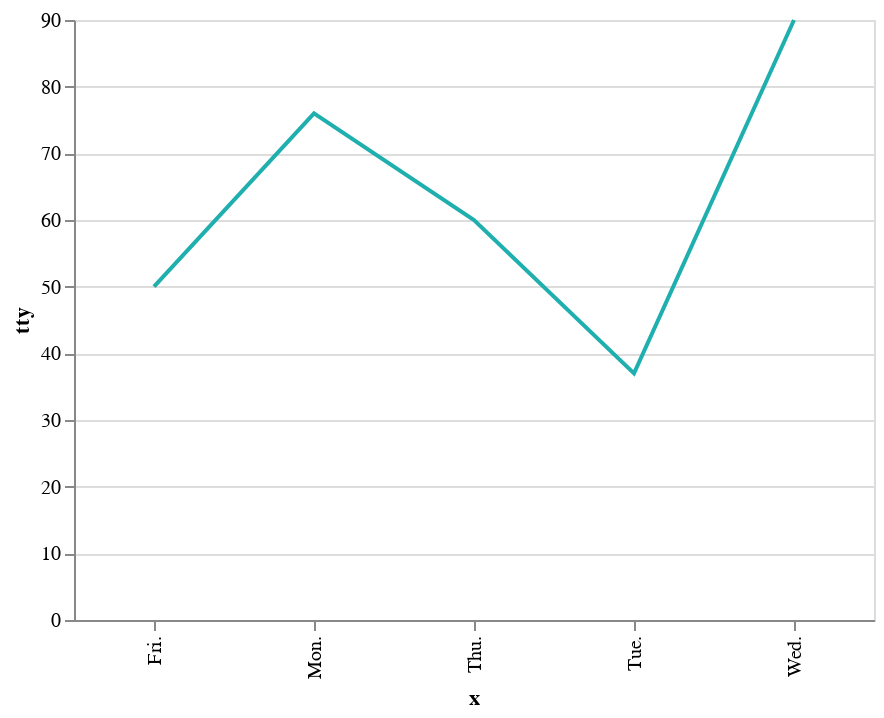

The notebook cell saved with this chart:
### Code cell
#给曲线加上置信区间

line = alt.Chart(d1).mark_line().encode(
    x='x',
    y='y'
)

band = alt.Chart(d1).mark_errorband(extent='ci').encode(
    x='x',
    y=alt.Y('y', title='tty'),
)

band + line

### Figure 1 — Vega-Lite specification as saved in the notebook (floating-point values rounded to 4 significant figures)
{"config": {"view": {"height": 300, "width": 400}, "mark": {"color": "#1eafae"}}, "layer": [{"mark": {"type": "errorband", "extent": "ci"}, "encoding": {"x": {"type": "nominal", "field": "x"}, "y": {"type": "quantitative", "field": "y", "title": "tty"}}}, {"mark": "line", "encoding": {"x": {"type": "nominal", "field": "x"}, "y": {"type": "quantitative", "field": "y"}}}], "data": {"name": "data-8d5d1ee392d8e452bad0eca3307d86e5"}, "$schema": "https://vega.github.io/schema/vega-lite/v4.0.2.json", "datasets": {"data-8d5d1ee392d8e452bad0eca3307d86e5": [{"x": "Mon.", "y": 76, "z": 37, "h": 3, "k": "a"}, {"x": "Tue.", "y": 37, "z": 46, "h": 1, "k": "a"}, {"x": "Wed.", "y": 90, "z": 53, "h": 5, "k": "c"}, {"x": "Thu.", "y": 60, "z": 81, "h": 4, "k": "d"}, {"x": "Fri.", "y": 50, "z": 60, "h": 2, "k": "c"}]}}
